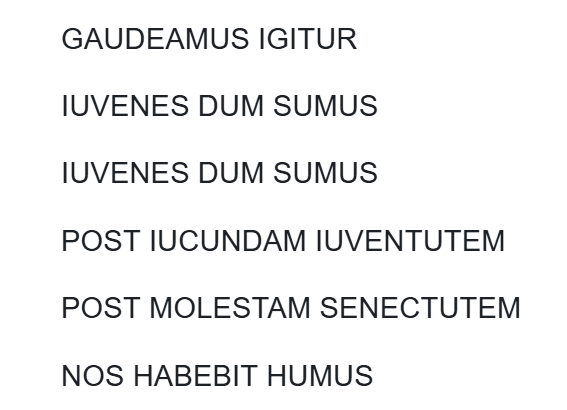
%> input picture imageProject_final/imageProject_final/gaudeamus.png, 567 x 410 px
$ octave testOCR.m   (GNU Octave 9; MATLAB toolbox functions it lacks are replaced by stand-ins)
%> lines starting %> are read from the running program, lines starting %| are printed output that depends on the picture; in (x1, y1, x2, y2) boxes, pixels count from 0 and x2, y2 are one past the last pixel; in counts of white or black regions, pixels touching at a corner belong together; the program's own positions count from 1
### imageProject_final/imageProject_final/task1BinarizationAdvanced.m
function imOut = task1BinarizationAdvanced(imagePath)
%> called with imagePath = 'gaudeamus.png'
% OTSU'S METHOD: Otsu finds the threshold that minimizes intra-class
% variance (between-class variance maximized).

img = imread(imagePath);
%> img is the input picture: size 410x567x3 uint8; mean R, G, B 241.5, 241.7, 242
if size(img,3) == 3
    img = rgb2gray(img); % If RGB, convert to grayscale
%> img: size 410x567 uint8
end

img = im2double(img);
%> img: size 410x567 double
T = graythresh(img);           % Otsu's method — returns value in [0,1]
%> T = 0.608
%we use MATLAB's implementation -- EXPLAIN DEEPLY IN REPORT
%fprintf('Otsu threshold: %.3f\n', T);
imOut = ~imbinarize(img, T);      % invert: text becomes true
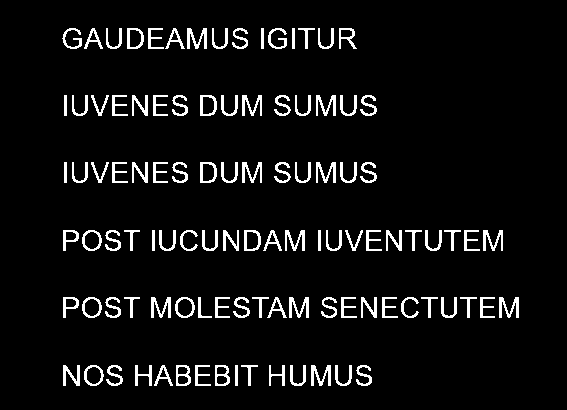
%> imOut: size 410x567 logical; 6.1% white in thin lines or dots, all inside (x1, y1, x2, y2) = (62, 28, 519, 386)
end

### imageProject_final/imageProject_final/task2RowProjection.m
function rowProjection = task2RowProjection(imBin)
% Goal: Obtaining and drawing row projection

rowProjection = sum(imBin, 2); % sumar la matriz por filas (how many active pixels (letters) in each row)
%> rowProjection = 410 values, max 253 at index 299, min 0 at index 1, mean 34.56

figure;
plot(rowProjection);
title('Row projection');
xlabel('Row index');
ylabel('Active pixels per row');

% Result: column vector with as many values as the image has rows

end

### imageProject_final/imageProject_final/runOCR.m
function recognizedString = runOCR(imageFile)

%%TASK1. BINARIZATION

imBinarized = task1BinarizationAdvanced(imageFile); %otsu finds optimal threshold (lower threshold, lineas mas finas, capta menos)

%%TASK2. SEGMENTING ROWS

% Method: vertical projection
% Sum image rows to detect text lines
rowProjection = task2RowProjection(imBinarized);
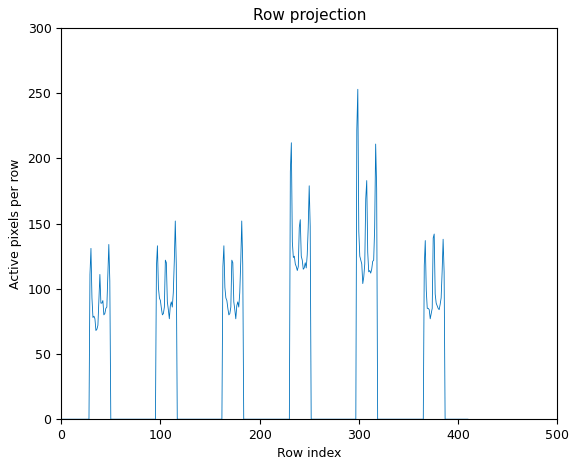
%> figure redrawn from the program's plot data; curve peaks at x = 299, y = 253
[rowStarts, rowEnds, rowMask] = task2SegmentRows(imBinarized);
rowImages = task2ExtractRows(imBinarized, rowStarts, rowEnds);

%%TASK3. SEGMENTING CHARACTERS
numRows = length(rowImages);
allChars = cell(numRows, 1); %por que nuestra funcion trabaja con celdas y rowImages es una matriz
for i= 1:numRows
    characterInd = task3SegmentCharacters(rowImages{i});
    allChars{i} = characterInd;
end

%%TASK4. PREPROCESSING CHARACTERS
imageResized = task4PreprocessingCharacters(allChars,32);

%%TASK5. CREATING ALPHABET
[alphabet, alphabetChars] = task5CreatingAlphabet('alphabet.png', 32, 'ABCDEFGHIJKLMNOPQRSTUVWXYZ');

%%TASK6. RECOGNITION
recognizedText = cell(numRows,1); %store recognized text of each row, cell porque cada fila puede tener distinto num de letras

for i = 1:numRows %itero sobre cada fila
    charsRow = imageResized{i};   %contains all chars from row i

    numChars = length(charsRow);
    letters = char(zeros(1, numChars)); %preallocate for speed

    for j = 1:numChars %itero sobre los characteres de cada fila
        imageCharacter = charsRow{j};   % imagen del char

        %SI ES ESPCIO no me hace falta ir a task6 a comparar con el
        %alphabeto!! pongo directamente el espacio
        if ischar(imageCharacter) && strcmp(imageCharacter, 'SPACE')
            letters(j) = ' ';
        else
            [letter, score] = task6RecognizeCharacters(imageCharacter, alphabet);

            letters(j) = letter; %concatenation of all letters in a row
        end
    end

    recognizedText{i} = letters; %puts all rows togeteher in a text
end

%%disp('Recognized text:')
%%disp(recognizedText)

%HAGO ESTO POR QUE COMPARETEXTS SOLO TRABAJA CON STRINGS!!!
recognizedString = strjoin(recognizedText); %UNE TODOS LOS ELEMENTOS DE LA CELDA EN UN STRING
end

### imageProject_final/imageProject_final/task2SegmentRows.m
function [rowStarts, rowEnds, rowMask] = task2SegmentRows(imBin)
% Goal: Detecting text rows using row projection after morphological joining

% Join nearby components inside the same text line
imRows = imclose(imBin, strel('rectangle', [7 25]));
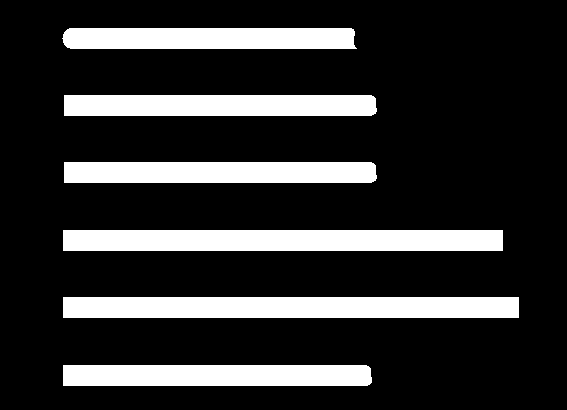
%> imRows: size 410x567 logical; 19.1% white; 6 white regions, box (x1, y1, x2, y2) and area: (63, 297, 519, 318) 9576, (63, 230, 503, 251) 9240, (64, 95, 377, 116) 6543, (64, 162, 377, 183) 6543, (63, 365, 372, 386) 6463, (62, 28, 357, 49) 6087

% Row projection on the processed image
rowProjection = sum(imRows, 2);
%> rowProjection = 410 values, max 456 at index 298, min 0 at index 1, mean 108.4

% Threshold to separate text rows from background
threshold = 0.1 * max(rowProjection);
%> threshold = 45.6
rowMask = rowProjection > threshold;
%> rowMask = 410 logical values, 126 true

% Smooth row mask to fill small gaps
rowMask = imclose(rowMask, ones(15,1));

% Detect row start and end indices
changes = diff([0; rowMask; 0]);
%> changes = 411 values, max 1 at index 29, min -1 at index 50, mean 0
rowStarts = find(changes == 1);
%> rowStarts = [29; 96; 163; 231; 298; 366]
rowEnds = find(changes == -1) - 1;
%> rowEnds = [49; 116; 183; 251; 318; 386]

% Remove very small detections (noise)
minHeight = 10;
validRows = (rowEnds - rowStarts + 1) >= minHeight;
%> validRows = [true; true; true; true; true; true]
%> in runOCR, `[rowStarts, rowEnds, rowMask] = task2SegmentRows(imBinarized);`:
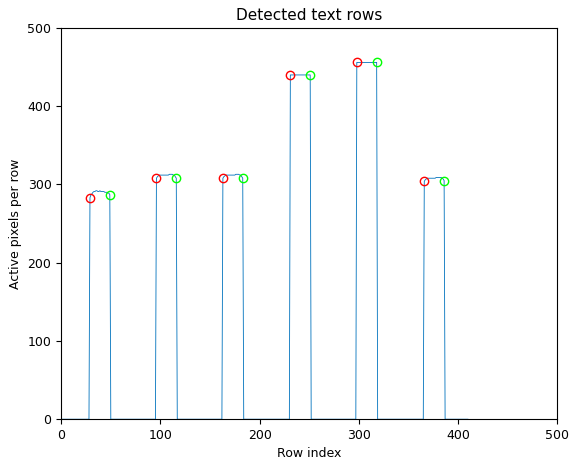
%> figure redrawn from the program's plot data; curve peaks at x = 298, y = 456
%> in runOCR, `[rowStarts, rowEnds, rowMask] = task2SegmentRows(imBinarized);`: rowStarts = [29; 96; 163; 231; 298; 366]; rowEnds = [49; 116; 183; 251; 318; 386]; rowMask = 410 logical values, 126 true
rowStarts = rowStarts(validRows);
rowEnds = rowEnds(validRows);

% Show result
figure;
plot(rowProjection);
title('Detected text rows');
xlabel('Row index');
ylabel('Active pixels per row');
hold on;
plot(rowStarts, rowProjection(rowStarts), 'ro');
plot(rowEnds, rowProjection(rowEnds), 'go');
hold off;

end

### imageProject_final/imageProject_final/task2ExtractRows.m
function rowImages = task2ExtractRows(imBin, rowStarts, rowEnds)
%> called with rowStarts = [29; 96; 163; 231; 298; 366], rowEnds = [49; 116; 183; 251; 318; 386]
% Goal: Extracting each detected text row as a separate image

numRows = length(rowStarts); % Number of text lines detected
rowImages = cell(numRows, 1); % Creamos una celda columna para guardar cada recorte

figure;
for k = 1:numRows
    rowImages{k} = imBin(rowStarts(k):rowEnds(k), :); %Recorto una banda horizontal de la imagen

    subplot(numRows, 1, k); %Dividimos la figura en numRows partes verticales
    imshow(rowImages{k});
    title(['Row ', num2str(k)]);
end
%> this loop made 6 passes
%> pass 1, in task2ExtractRows, `imshow(rowImages{k});`:
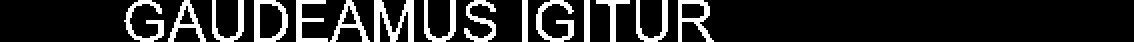
%> displayed picture: size 21x567 logical (shown 2 times larger); 16.2% white; 15 white regions, largest, box (x1, y1, x2, y2) and area: (187, 0, 207, 21) 218, (127, 0, 144, 21) 156, (268, 0, 287, 21) 155
%> pass 2, in task2ExtractRows, `imshow(rowImages{k});`:
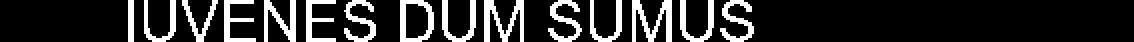
%> displayed picture: size 21x567 logical (shown 2 times larger); 17.7% white; 15 white regions, largest, box (x1, y1, x2, y2) and area: (316, 0, 336, 21) 201, (242, 0, 262, 21) 200, (132, 0, 148, 21) 160
%> after the loop, rowImages = 6 items
%> in runOCR, `rowImages = task2ExtractRows(imBinarized, rowStarts, rowEnds);`:
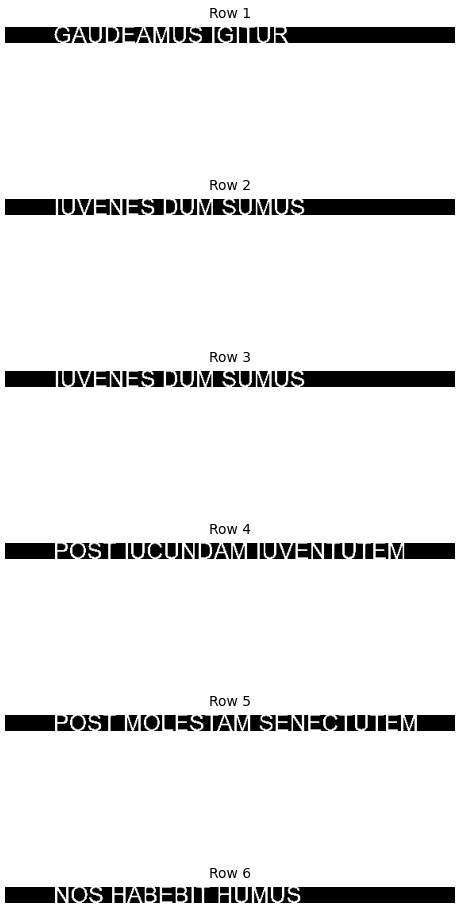
%> figure redrawn from the program's plot data, 6 panels
%> in runOCR, `numRows = length(rowImages);`: numRows = 6
%> in runOCR, `allChars = cell(numRows, 1);`: allChars = {[], [], [], [], [], []}
%> the loop in runOCR, `for i= 1:numRows` made 6 passes
%> after the loop in runOCR, `for i= 1:numRows`: allChars = 6 items

end

### imageProject_final/imageProject_final/task3SegmentCharacters.m
function allChars = task3SegmentCharacters(row)
%Now we have to segment the characters on each row

% Logical format, to ensure that is work in black and white
row = logical(row);

% Vertical proyection. For each column how many pixels of character we have
% We have a matrix where the zeros are spaces and the non zeros letters.
charProyection = sum(row, 1);

%To detect zones where we have characters => Get a vector per row w/ spaces
%and characters
threshold=0;
binaryProyection = charProyection > threshold;

% %PARA COMRPOBAR LUEGO QUITAR
% figure();
% plot(binaryProyection);
% title('Proyection');

%Detection of characters
%diff get the difference beetween to consecutive elements: x(2)-x(1)
d = diff([0 binaryProyection 0]);
%Create a vector with the start and end positions
startChar = find(d==1);
endChar = find(d==-1) - 1;  %d=-1 because the dif should be negative. We substract one because the diff reduce one element of the vector so we will have the end character in the previous position
%find will return the positions. Inicio y final de cada bloque i

%We add a margin to avoid the 'cutted' characters
startCharMargin = max(startChar - 1,1); %We reassign the positions substracting 1 to the startChar and start to segment on this position
endCharMargin   = min(endChar + 1,size(row,2)); %We increase the endChar and compare it with the maximum size of the row to see if it is the last.


%Extract the characters of each row
%The length go in blocks, not in number of letters. StartChar contain all
%the start point of the blocks
numChars = length(startCharMargin);
chars = cell(1, numChars);

% %Iterate in all the blocks 'cutted'. For i=1 1st Char, for i=2 2nd Char...
% for i = 1:numChars
%     chars{i} = row(:, startCharMargin(i):endCharMargin(i)); %We assign to the chars variable all the characters.
% end
% %Store all chars.


%Setting a width and get the mean of all
% widths = endCharMargin-startCharMargin;
% Lucía changed this because it inflates every width, due to the added margin
widths   = endChar - startChar + 1;
avgWidth = mean(widths);
gaps=startChar(2:end) - endChar(1:end-1); %dist entre dos letras consecutivos
spaceThreshold= 1.5*mean(gaps);%si el espacio entre characteres es mayor que esto LO CONSIDERAMOS ESPACIO
%ponemos 1.5 porque el espacio entre palabras > espacio entre letras
k = 1;

%For loop in order to get
for i = 1:numChars
    width = widths(i);

    %Compare the width
    if width > 1.5 * avgWidth

        %Round the cut where we divide the characters and store it
        cut = round((startCharMargin(i)+endCharMargin(i))/2)-1; %quit the -1????

        chars{k} = row(:, startCharMargin(i):cut);
        k = k+1;

        %Overlapping segment
        chars{k} = row(:, cut-1:endCharMargin(i));
        % LUCIA: Starting at (cut) gives a clean 1-column overlap
        % that is sufficient to avoid stroke loss.
        % chars{k} = row(:, cut:endCharMargin(i));
        k = k+1;

    else
        chars{k} = row(:, startCharMargin(i):endCharMargin(i));
        k= k+1;
    end

    %%andrea added this, to identify spaces between words
    if i<numChars %si todavia quedan characters qu eprocesar
        gap=startChar(i+1) - endChar(i); %la diferencia entre donde empieza la siguiente letra y donde termina la actual
        if gap > spaceThreshold %si supera el threshold: condideramos espacio
            chars{k} = 'SPACE'; %en vez de meter al cell array la imagen metemos eso para distinguir
            k=k+1;
        end
    end
end

allChars = chars;

% [6 lines of commented-out code are left out]

end

### imageProject_final/imageProject_final/task4PreprocessingCharacters.m
function characterOut = task4PreprocessingCharacters(characterArray, N)
%> called with N = 32
%Goal: convert each segmented character from task3 into a NxN image
%being characterArray a cell array with image of each segmented character

%PRESERVING ROW STRUCTURE TO FACILITATE RECOGNITION!!!

numRows=length(characterArray);
characterOut = cell(numRows, 1); %create a cell array with 1 column and as many rows as images we have
%> characterOut = {[], [], [], [], [], []}

for i = 1:numRows
    currentRow = characterArray{i};
    numCharsRow = length(currentRow);
    processedRow= cell(1,numCharsRow);

for k=1:numCharsRow
    image = currentRow{k};

    %si es un espacio no lo proceso porque padarray solo procesa
    %matrices!!!
    if ischar(image) && strcmp(image, 'SPACE')
        processedRow{k} = 'SPACE'; %en vez de comparar con el alphabet, si tenemos esto escribirá un espacio
        continue;
    end

    [height, width]=size(image); %size of the image containing each char

    %padding: ZEROS(BLACK) because is is the background (letters white)

    %if it has more height than width: add columns to make it square
    if height > width
        padDif = height - width; %cuanto añado para hacerla cuadrada? la dif entre sus dimensiones!
        %add half that diff to each side, so the char stays centered!
        zerosRight= ceil(padDif/2); %redondeo hacia arriba
        zerosLeft= floor(padDif/2); %redondeo hacia abajo
        %ceil en uno y floor en otro porque si uso el mismo, si diff es impar no me daria el tamaño NxN buscado
        imgSquare= padarray(image, [0 zerosLeft], 0, 'pre'); %[0 zerosLeft] adds black('0') columns at the left ('pre') of the image
        imgSquare= padarray(imgSquare, [0 zerosRight], 0, 'post');

    %if it has more width than height: add rows to make it square
    elseif width > height
        padDif = width - height;
        zerosTop= ceil(padDif/2);
        zerosBottom=floor(padDif/2);
        imgSquare= padarray(image, [zerosTop 0], 0, 'pre'); %same as before but it adds rows here ([zerosTop 0])
        imgSquare= padarray(imgSquare, [zerosBottom 0], 0, 'post');

     %if the image is already square
    else
        imgSquare = image;
    end

    %resize the square image
    processedRow{k}=imresize(imgSquare, [N N]); %being NxN the dimensions of the output image

    %Diego add this for setting values (0.1) spaces and pixels for more as
    %we did previously in other tasks, to provide more sensitivity
    processedRow{k} = processedRow{k} > 0.5;

end
    characterOut{i} = processedRow; %adding in each iteration the WHOLE ROW of resized square images to the next pos of the cell array

end
%> this loop made 6 passes
%> numCharsRow on passes 1 to 6: 16, 17, 17, 24, 24, 17
%> after the loop, characterOut = 6 items; padDif = 3; zerosBottom = 0; zerosLeft = 1; zerosRight = 2; zerosTop = 1
%> in runOCR, `imageResized = task4PreprocessingCharacters(allChars,32);`: imageResized = 6 items

% [7 lines of commented-out code are left out]

end

### imageProject_final/imageProject_final/task5CreatingAlphabet.m
function [alphabet, alphabetChars] = task5CreatingAlphabet(alphabetImagePath, N, labels)
% Goal: create an alphabet of character templates from an alphabet image.
% input:
% alphabetImagePath :'alphabet.png'
% N : final size of each character( 32)
% labels: character labels, ('ABCDEFGHIJKLMNOPQRSTUVWXYZ')

% output:
% alphabet: structure containing the templates (alphabet.A, alphabet.B...)
% alphabetChars -> cell array with the preprocessed character images

if nargin < 2
    N = 32;
end %if the user does not enter a value for N, we use 32 by default

if nargin < 3
    labels = 'ABCDEFGHIJKLMNOPQRSTUVWXYZ';
end %if the user does not enter the labels, the function uses an alphabet of 26 letters by defult

% binarize the alphabet image
imAlphabet = task1BinarizationAdvanced(alphabetImagePath);
%> the run ends on the next line

% we apply task2: segment rows
% in 'alphabet.png' two lines appear,
% rowStarts: saves where each row starts
% rowEnds: saves where each row ends
% ignore third exit (~)
[rowStarts, rowEnds, ~] = task2SegmentRows(imAlphabet);

% extract each row, it creates two separate images
rowImages = task2ExtractRows(imAlphabet, rowStarts, rowEnds);

% segment characters in each row
numRows = length(rowImages);
allChars = cell(numRows, 1); % we create an empty cell where we are saving the characters

for i = 1:numRows
    allChars{i} = task3SegmentCharacters(rowImages{i});
end

% preprocess characters to obtain NxN images
processedChars = task4PreprocessingCharacters(allChars, N);

% convert the result into a simple cell array
alphabetChars = flattenCharacterCells(processedChars);

% check that the number of characters matches the labels
if length(alphabetChars) ~= length(labels)
    error('Alphabet mismatch: segmented %d characters but %d labels were provided. ', length(alphabetChars), length(labels));
end
% create alphabet structure, where we save labels
alphabet = struct;

for k = 1:length(labels)
    currentLabel = labels(k);
    alphabet.(currentLabel) = alphabetChars{k};
end

end


% [20 lines left out: function flattenCharacterCells, not called in this run]

### imageProject_final/imageProject_final/testOCR.m
clear;clc;close all;

%IMPORTANTE! FORMATO: entre los corchetes 'im1.png', 'im2.png'
%con todas las imagenes que usemos para probar
imageFiles = {'gaudeamus.png', 'lorca.png', 'banco.png', 'dog.png', 'oscar.png', 'pablo.png', 'tom.png', 'willy.png','zack.png', 'computer.png', 'winter.png', 'bus.png', 'birthday.png', 'car.png', 'photo.png'};

%FORMATO: metemos el texto de cada imagen por ej 'HELLO WORLD', 'HOLA'
expectedTexts={'GAUDEAMUS IGITUR IUVENES DUM SUMUS IUVENES DUM SUMUS POST IUCUNDAM IUVENTUTEM POST MOLESTAM SENECTUTEM NOS HABEBIT HUMUS', 'MUCHO TIEMPO DESPUES FRENTE AL PELOTON DE FUSILAMIENTO EL CORONEL AURELIANO BUENDIA HABIA DE RECORDAR AQUELLA TARDE REMOTA EN QUE SU PADRE LO LLEVO A CONOCER EL HIELO',  'EL BANCO BLANCO ESTABA BAJO LA SOMBRA DEL BOSQUE', 'THE DOG STOOD ON THE OLD ROAD BESIDE THE CLOCK', 'OSCAR CLOSED THE COLD OFFICE DOOR CAREFULLY', 'PABLO PAINTED A HAPPY BIRD WITH WHITE INK', 'TOM AND ANNA SAT BESIDE THE SMALL BLACK TABLE', 'WILLIAM HID THE PAPER INSIDE THE BIG BOX', 'ZACK HIT THE CROSSBAR IN THE GAME AT THE OLD TOWN', 'THE COMPUTER SCREEN SHOWED STRANGE SYMBOLS TODAY', 'THE WINTER WIND MOVED OVER THE VALLEY', 'THE BUS STATION IS IN A BAD POSITION FOR THE VILLAGE', 'YESTERDAY WAS THE BIRTHDAY OF SO MANY PEOPLE', 'MY CAR WAS TESTED BY THE MECHANIC FOR TONIGHTS RACE', 'THE PHOTOS TAKEN DURING THE TRIP WERE SPECTACULAR'};

numTests = length(imageFiles);
allFailedChars = cell(numTests,1);
totalErrors=0;


for i=1:numTests

    fprintf('\nTEST %d\n', i);

    %ejecuto el OCR(es basicamente el script que hicimos convertido a funcion
    %pero devuelve el recognized text en una string
    recognized = runOCR(imageFiles{i});
